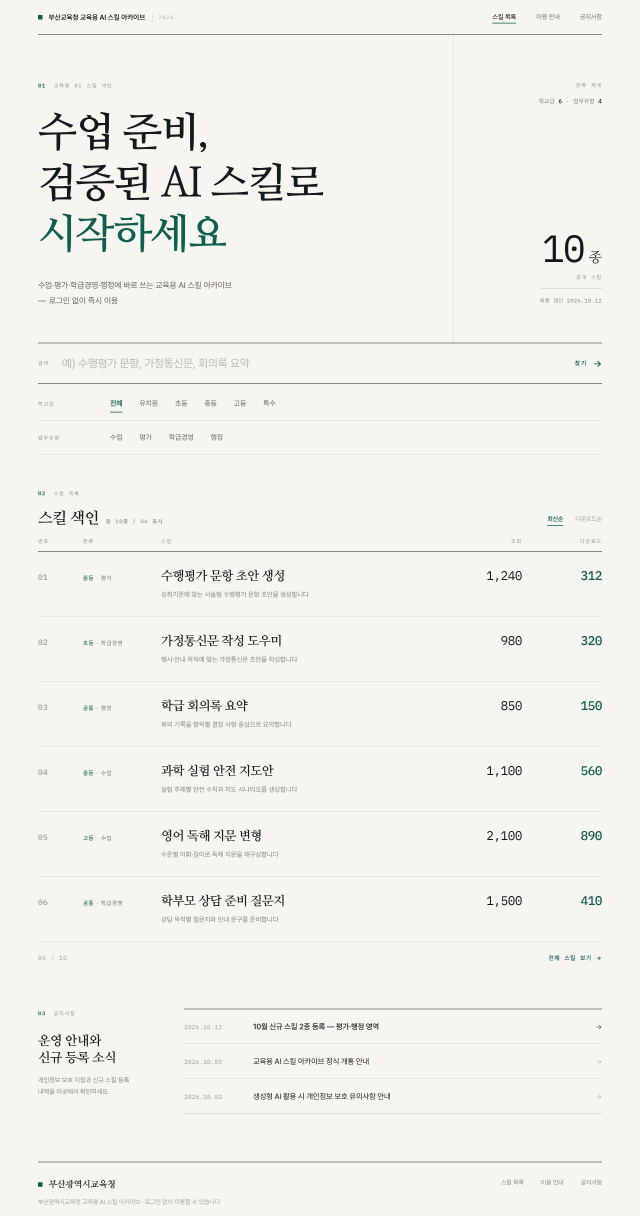
#> input picture assets/design/d01-editorial-serif.png, 2560 x 4864 px (shown at 1/4 size); its folder holds only this picture in this run
$ python design_sheet.py
#> lines starting #> are read from the running program, lines starting #| are printed output that depends on the picture
# -*- coding: utf-8 -*-
"""assets/design/d*.png 을 비교 시트로 묶는다.
상단 일정 높이만 잘라(첫인상 비교) 균일 폭으로 나란히 놓고, 라벨을 얹는다.
  python tools/design_sheet.py [열수]
"""
import glob, os, sys, math
from PIL import Image, ImageDraw

ROOT=os.path.normpath(os.path.join(os.path.dirname(os.path.abspath(__file__)),'..'))
D=os.path.join(ROOT,'assets','design')
NAMES={
 'd01-editorial-serif':'D1 편집형 인덱스', 'd02-dark-precision':'D2 다크 정밀',
 'd03-brutalist':'D3 브루탈리스트', 'd04-hangul-poster':'D4 한글 포스터',
 'd05-quiet-minimal':'D5 정적 미니멀', 'd06-catalog-mono':'D6 카탈로그 모노',
 'd07-app-shell':'D7 도구형 앱셸', 'd08-magazine':'D8 잡지 비대칭',
 'd09-data-table':'D9 표 인덱스', 'd10-warm-grain':'D10 웜 그레인',
 'd11-split':'D11 분할 캔버스', 'd12-modern-institution':'D12 신관공서',
}
CW, CROP_RATIO = 620, 1.30      # 셀 폭, 상단 크롭 비율(높이/폭)
cols=int(sys.argv[1]) if len(sys.argv)>1 else 3

files=sorted(p for p in glob.glob(os.path.join(D,'d*.png')))
if not files: raise SystemExit('아직 렌더된 시안이 없다')
ch=int(CW*CROP_RATIO); lab=30
rows=math.ceil(len(files)/cols)
sheet=Image.new('RGB',(cols*(CW+12)+12, rows*(ch+lab+16)+12),'#111111')
#> sheet: PIL image 1908x864 RGB; every value is 17
d=ImageDraw.Draw(sheet)
for i,p in enumerate(files):
    key=os.path.splitext(os.path.basename(p))[0]
    im=Image.open(p).convert('RGB')
#> im is the input picture: PIL image 2560x4864 RGB; mean R, G, B 242.7, 241.1, 236.2
    w,h=im.size
#> w = 2560; h = 4864
    top=im.crop((0,0,w,min(h,int(w*CROP_RATIO))))
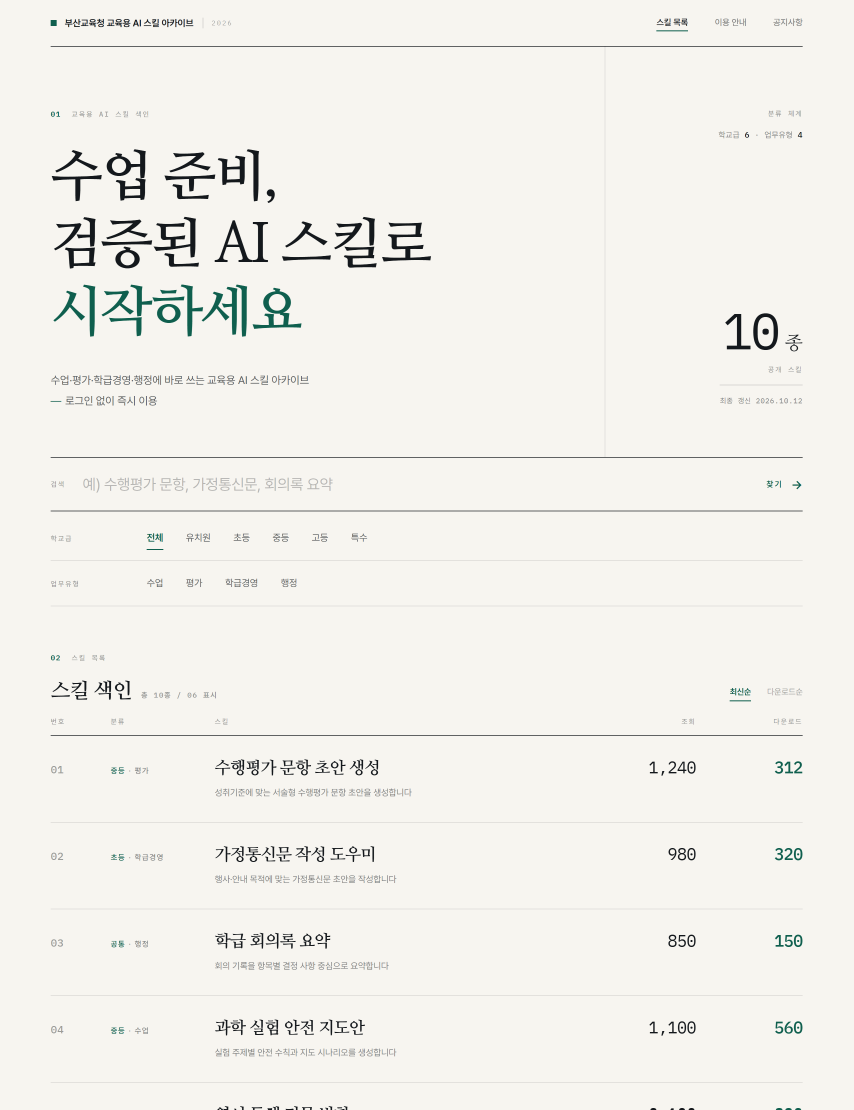
#> top: PIL image 2560x3328 RGB (shown at 1/3 size); mean R, G, B 242.2, 240.7, 235.8
    top=top.resize((CW,int(top.height*CW/top.width)), Image.LANCZOS)
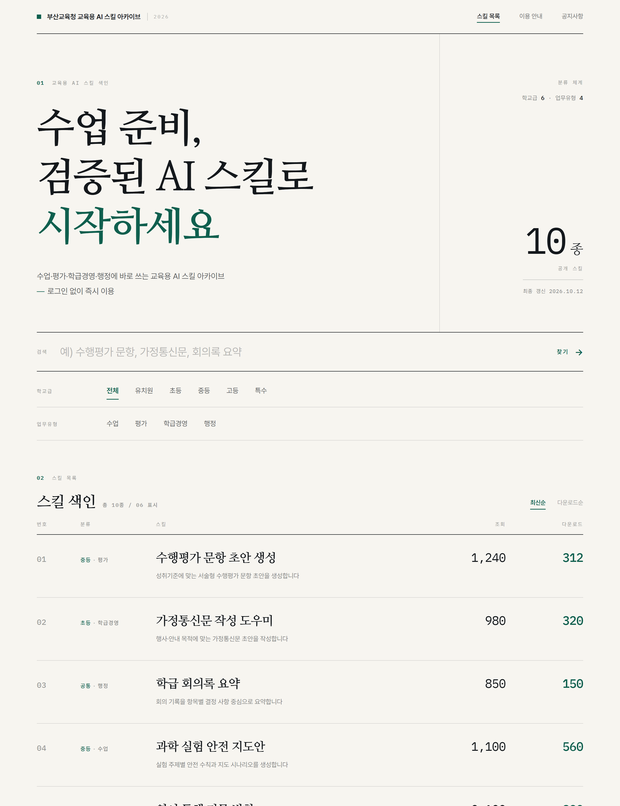
#> top: PIL image 620x806 RGB; mean R, G, B 242.1, 240.6, 235.8
    if top.height>ch: top=top.crop((0,0,CW,ch))
    x=(i%cols)*(CW+12)+12; y=(i//cols)*(ch+lab+16)+12
    d.text((x+2,y+8), NAMES.get(key,key), fill='#EEEEEE')
    sheet.paste(top,(x,y+lab))
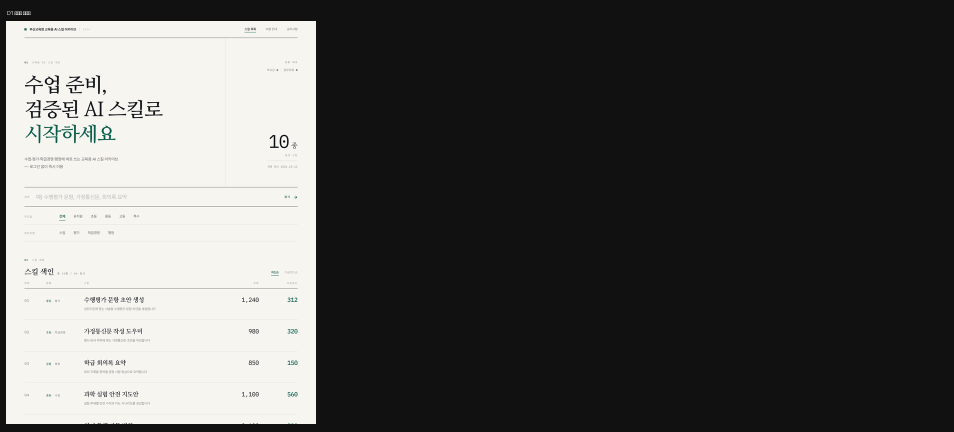
#> sheet: PIL image 1908x864 RGB (shown at 1/2 size); mean R, G, B 85.3, 84.8, 83.3
    d.rectangle([x-1,y+lab-1,x+CW,y+lab+top.height], outline='#3A3A3A')
out=os.path.join(ROOT,'assets','preview','_design_sheet.png')
sheet.save(out)
print('%s  %dx%d  시안 %d종'%(out,sheet.size[0],sheet.size[1],len(files)))
#| assets/preview/_design_sheet.png  1908x864  시안 1종
for p in files: print('  '+os.path.basename(p))

$ run again, on assets/design/d06-catalog-mono.png
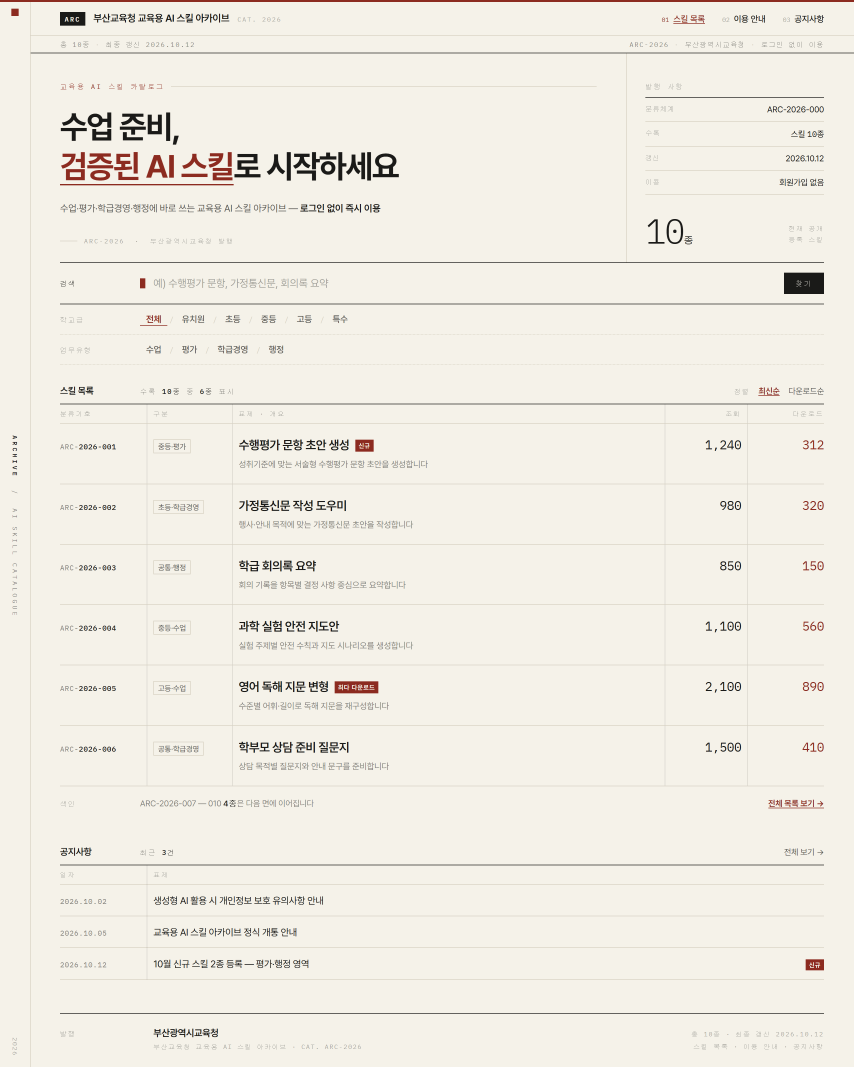
#> input picture assets/design/d06-catalog-mono.png, 2560 x 3200 px (shown at 1/3 size)
#> im is the input picture: PIL image 2560x3200 RGB; mean R, G, B 240.1, 236.6, 227.6
#> `top=top.resize((CW,int(top.height*CW/top.width)), Image.LANCZOS)`:
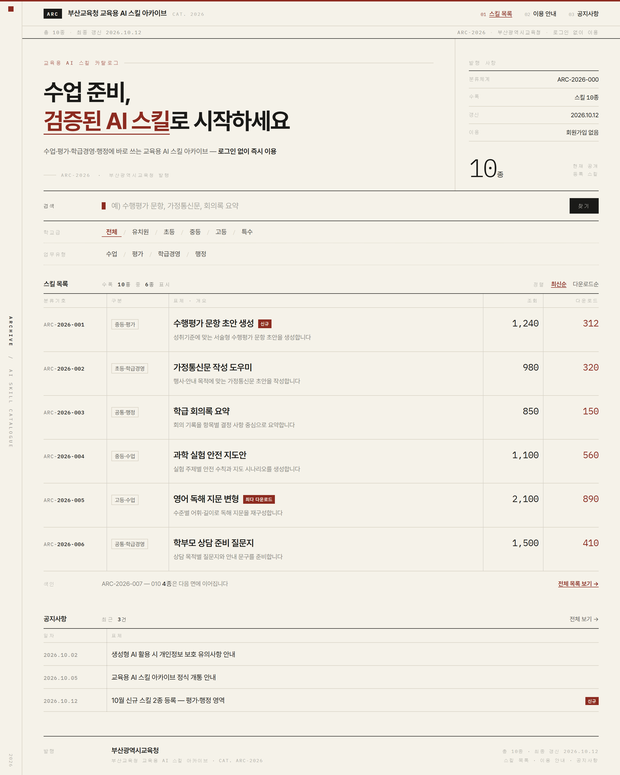
#> top: PIL image 620x775 RGB; mean R, G, B 240.1, 236.5, 227.6
#> `sheet.paste(top,(x,y+lab))`:
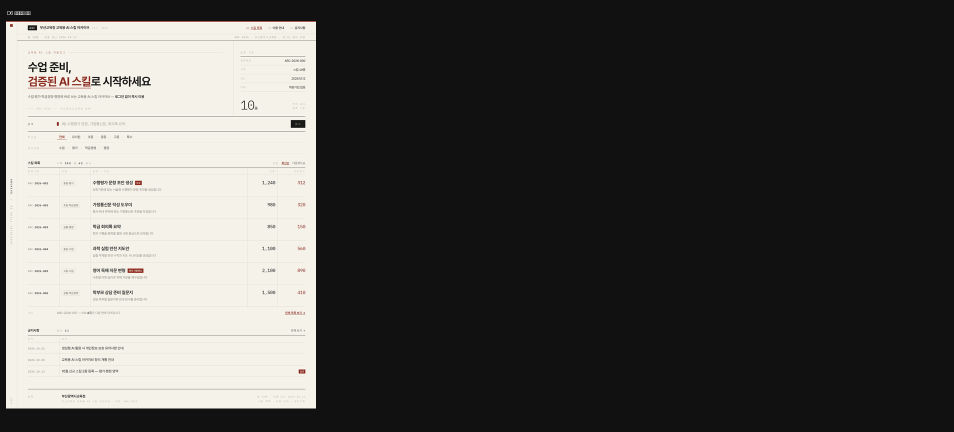
#> sheet: PIL image 1908x864 RGB (shown at 1/2 size); mean R, G, B 82, 81, 78.4
#| assets/preview/_design_sheet.png  1908x864  시안 1종

$ run again, on assets/design/d07-app-shell.png
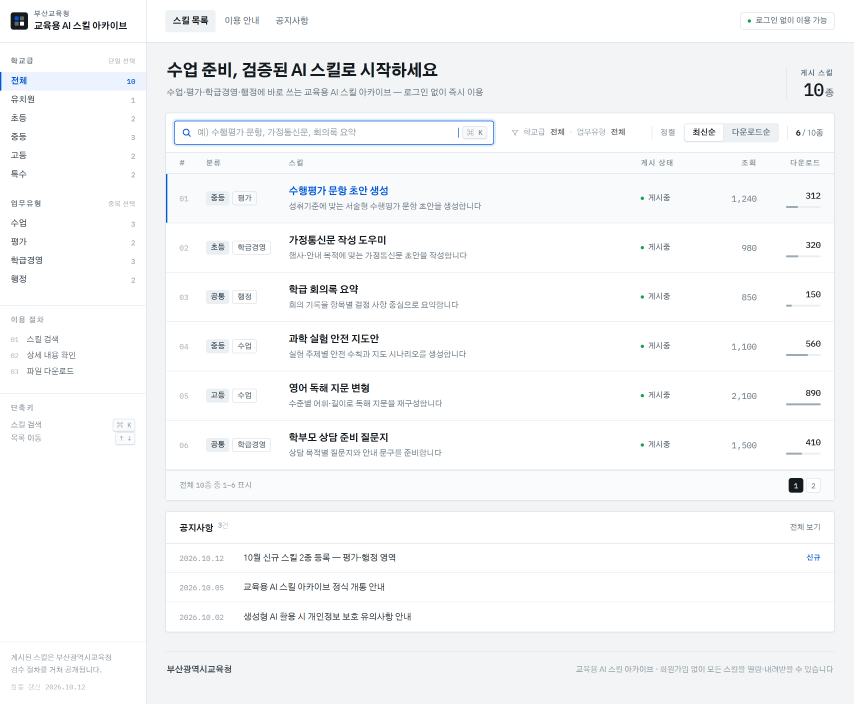
#> input picture assets/design/d07-app-shell.png, 2560 x 2112 px (shown at 1/3 size)
#> im is the input picture: PIL image 2560x2112 RGB; mean R, G, B 246.6, 247.7, 248.8
#> `top=top.resize((CW,int(top.height*CW/top.width)), Image.LANCZOS)`:
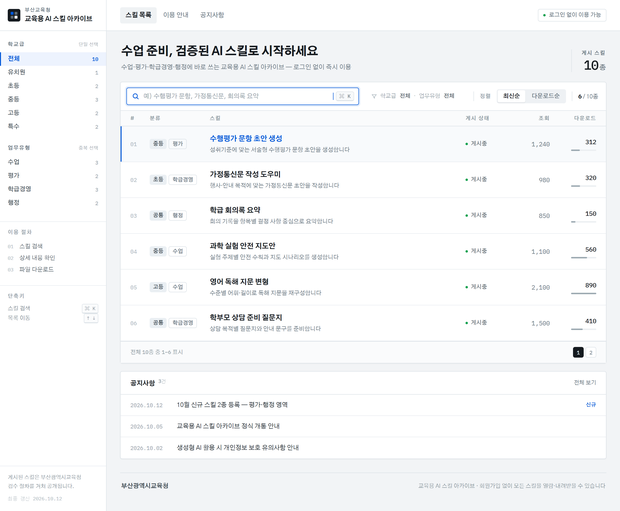
#> top: PIL image 620x511 RGB; mean R, G, B 246.4, 247.5, 248.6
#> `sheet.paste(top,(x,y+lab))`:
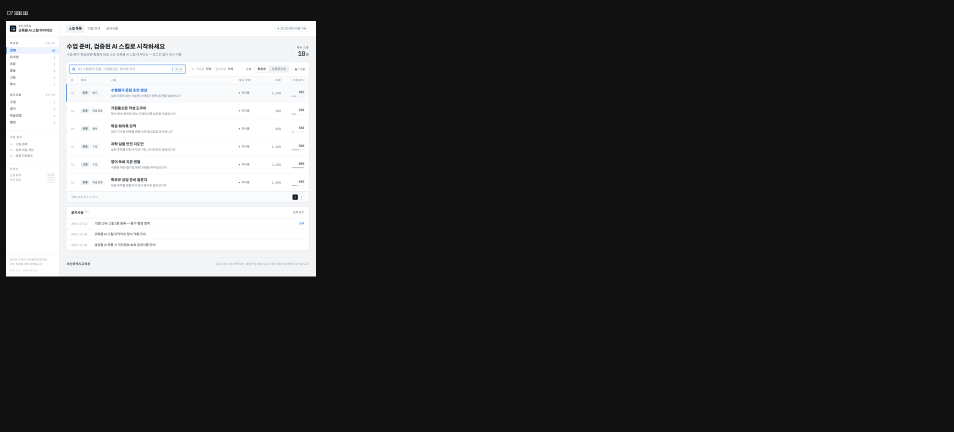
#> sheet: PIL image 1908x864 RGB (shown at 1/2 size); mean R, G, B 61.1, 61.3, 61.5
#| assets/preview/_design_sheet.png  1908x864  시안 1종
